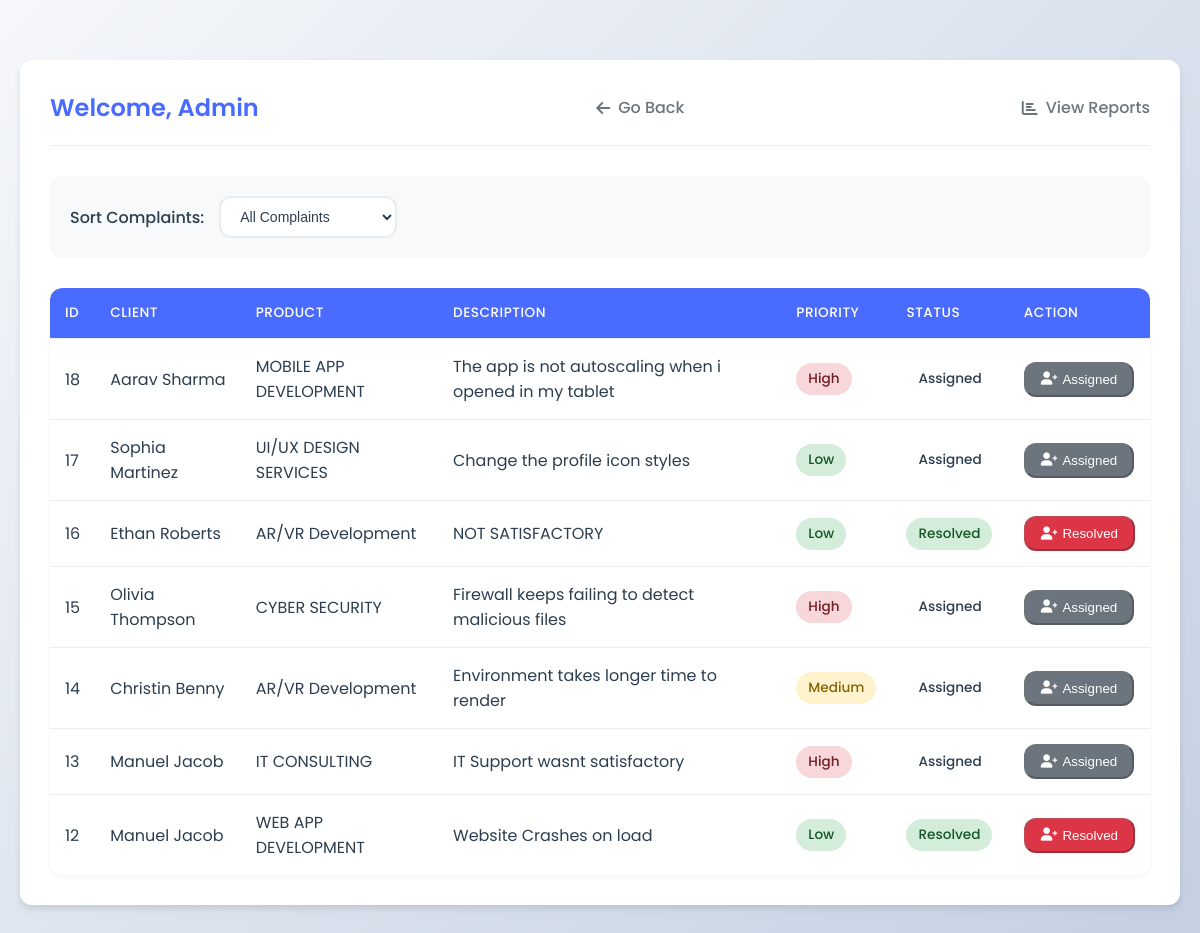
Screenshot of /admin/dashboard.php with the database file from the repository.
### tables this page shows
CREATE TABLE `complaints` (
  `complaint_id` int(11) NOT NULL,
  `client_id` int(11) DEFAULT NULL,
  `description` text DEFAULT NULL,
  `priority` enum('High','Medium','Low') DEFAULT NULL,
  `status` varchar(20) DEFAULT 'Pending',
  `created_at` datetime DEFAULT current_timestamp(),
  `product_id` int(11) DEFAULT NULL,
  `is_inactive` tinyint(1) DEFAULT 0,
  `inactive_reason` varchar(255) DEFAULT NULL,
  `inactivated_at` datetime DEFAULT NULL
);

CREATE TABLE `clients` (
  `client_id` int(11) NOT NULL,
  `name` varchar(100) DEFAULT NULL,
  `email` varchar(100) DEFAULT NULL,
  `password` varchar(255) DEFAULT NULL,
  `status` enum('active','inactive') DEFAULT 'active',
  `product_id` int(11) DEFAULT NULL
);

CREATE TABLE `products` (
  `product_id` int(11) NOT NULL,
  `name` varchar(100) NOT NULL,
  `description` text DEFAULT NULL,
  `price` decimal(10,2) DEFAULT NULL,
  `created_at` datetime DEFAULT current_timestamp(),
  `is_active` tinyint(1) DEFAULT 1
);

### admin/dashboard.php (the view, shortened to what this page needs)
<?php
require_once "../config/db.php";
$sortOption = $_GET['sort'] ?? 'all';
$sql = "SELECT c.*, cl.name AS client_name, p.name AS product_name,
               EXISTS(SELECT 1 FROM assignments WHERE complaint_id = c.complaint_id) as is_assigned
        FROM complaints c
        JOIN clients cl ON c.client_id = cl.client_id
        LEFT JOIN products p ON c.product_id = p.product_id";
switch ($sortOption) {
    default:
        $sql .= " ORDER BY c.created_at DESC";
}
$stmt = $conn->query($sql);
$complaints = $stmt->fetchAll(PDO::FETCH_ASSOC);
?>
<!DOCTYPE html>
<html lang="en">
<head>
    <link rel="stylesheet" href="https://cdnjs.cloudflare.com/ajax/libs/font-awesome/6.0.0/css/all.min.css">
</head>
<body>
<div class="container">
    <div class="header">
        <h2>Welcome, Admin</h2>
        <a href="management.php" class="back-link">
            <i class="fas fa-arrow-left"></i> Go Back
        </a>
        <a href="report.php" class="back-link">
            <i class="fas fa-chart-bar"></i> View Reports
        </a>
    </div>
    <div class="filter">
        <form method="GET" action="dashboard.php">
            <label for="sort">Sort Complaints:</label>
            <select name="sort" id="sort" onchange="this.form.submit()">
                <option value="all" <?= $sortOption == 'all' ? 'selected' : '' ?>>All Complaints</option>
            </select>
        </form>
    </div>
    <div class="table-container">
        <table>
            <thead>
                <tr>
                    <th>ID</th>
                    <th>Client</th>
                    <th>Product</th>
                    <th>Description</th>
                    <th>Priority</th>
                    <th>Status</th>
                    <th>Action</th>
                </tr>
            </thead>
            <tbody>
                <?php foreach ($complaints as $row): ?>
                <tr>
                    <td><?= htmlspecialchars($row['complaint_id']) ?></td>
                    <td><?= htmlspecialchars($row['client_name']) ?></td>
                    <td><?= htmlspecialchars($row['product_name']) ?></td>
                    <td><?= htmlspecialchars($row['description']) ?></td>
                    <td>
                        <span class="priority-badge priority-<?= strtolower($row['priority']) ?>">
                            <?= htmlspecialchars($row['priority']) ?>
                        </span>
                    </td>
                    <td>
                        <span class="status-badge status-<?= strtolower(str_replace(' ', '-', $row['status'])) ?>">
                            <?= htmlspecialchars($row['status']) ?>
                        </span>
                    </td>
                    <td>
                        <?php if ($row['status'] !== 'Resolved' && !$row['is_assigned']): ?>
                            <a href="assign.php?complaint_id=<?= $row['complaint_id'] ?>&priority=<?= $row['priority'] ?>" class="btn-assign active">
                                <i class="fas fa-user-plus"></i> Assign
                            </a>
                        <?php else: ?>
                            <button class="btn-assign <?php echo $row['status'] === 'Resolved' ? 'resolved' : 'assigned'; ?>" style="cursor: not-allowed;" disabled>
                                <i class="fas fa-user-plus"></i>
                                <?php if ($row['status'] === 'Resolved'): ?>
                                    Resolved
                                <?php else: ?>
                                    Assigned
                                <?php endif; ?>
                            </button>
                        <?php endif; ?>
                    </td>
                </tr>
                <?php endforeach; ?>
            </tbody>
        </table>
    </div>
</div>
</body>
</html>

### admin/dashboard.php (style rules this page uses)
:root { --primary-color: #4a6bff; --secondary-color: #6c757d; --success-color: #28a745; --danger-color: #dc3545; --background-color: #f8f9fa; --card-background: #ffffff; --text-color: #2c3e50; --border-radius: 12px; --box-shadow: 0 4px 6px rgba(0, 0, 0, 0.1); }
* { margin: 0; padding: 0; box-sizing: border-box; }
body { font-family: 'Poppins', sans-serif; background: linear-gradient(135deg, #f5f7fa 0%, #c3cfe2 100%); min-height: 100vh; color: var(--text-color); padding: 20px; }
.container { max-width: 1200px; margin: 40px auto; background-color: var(--card-background); padding: 30px; border-radius: var(--border-radius); box-shadow: var(--box-shadow); animation: fadeIn 0.5s ease; }
.header { display: flex; justify-content: space-between; align-items: center; margin-bottom: 30px; padding-bottom: 20px; border-bottom: 1px solid #eee; }
h2 { color: var(--primary-color); font-weight: 600; }
.back-link { display: inline-flex; align-items: center; color: var(--secondary-color); text-decoration: none; font-weight: 500; transition: all 0.3s ease; gap: 8px; }
.filter { margin-bottom: 30px; background-color: var(--background-color); padding: 20px; border-radius: var(--border-radius); }
.filter form { display: flex; align-items: center; gap: 15px; }
label { font-weight: 500; color: var(--text-color); }
select { padding: 10px 15px; border: 2px solid #e9ecef; border-radius: var(--border-radius); background-color: white; font-size: 14px; color: var(--text-color); cursor: pointer; transition: all 0.3s ease; }
.table-container { overflow-x: auto; margin-top: 20px; border-radius: var(--border-radius); box-shadow: 0 2px 4px rgba(0, 0, 0, 0.05); }
table { width: 100%; border-collapse: separate; border-spacing: 0; background-color: white; border-radius: var(--border-radius); overflow: hidden; }
th, td { padding: 15px; text-align: left; border-bottom: 1px solid #eee; }
th { background-color: var(--primary-color); color: white; font-weight: 500; text-transform: uppercase; font-size: 0.85em; letter-spacing: 0.5px; }
tr:last-child td { border-bottom: none; }
.btn-assign { display: inline-flex; align-items: center; justify-content: center; padding: 8px 15px; text-decoration: none; border-radius: var(--border-radius); font-weight: 500; transition: all 0.3s ease; gap: 5px; cursor: pointer; }
.btn-assign.resolved { background-color: var(--danger-color); color: white; }
.btn-assign.assigned { background-color: var(--secondary-color); color: white; }
.status-badge { display: inline-block; padding: 6px 12px; border-radius: 20px; font-size: 0.85em; font-weight: 500; }
.status-resolved { background-color: #d4edda; color: #155724; }
.priority-badge { display: inline-block; padding: 6px 12px; border-radius: 20px; font-size: 0.85em; font-weight: 500; }
.priority-high { background-color: #f8d7da; color: #721c24; }
.priority-medium { background-color: #fff3cd; color: #856404; }
.priority-low { background-color: #d4edda; color: #155724; }

### rows the page displays
complaints: complaint_id "18", client.name "Aarav Sharma", product.name "MOBILE APP DEVELOPMENT", description "The app is not autoscaling when i opened in my tablet", priority "High", status "Assigned"
complaints: complaint_id "17", client.name "Sophia Martinez", product.name "UI/UX DESIGN SERVICES", description "Change the profile icon styles", priority "Low", status "Assigned"
complaints: complaint_id "16", client.name "Ethan Roberts", product.name "AR/VR Development", description "NOT SATISFACTORY", priority "Low", status "Resolved"
complaints: complaint_id "15", client.name "Olivia Thompson", product.name "CYBER SECURITY", description "Firewall keeps failing to detect malicious files", priority "High", status "Assigned"
complaints: complaint_id "14", client.name "Christin Benny", product.name "AR/VR Development", description "Environment takes longer time to render", priority "Medium", status "Assigned"
complaints: complaint_id "13", client.name "Manuel Jacob", product.name "IT CONSULTING", description "IT Support wasnt satisfactory", priority "High", status "Assigned"
complaints: complaint_id "12", client.name "Manuel Jacob", product.name "WEB APP DEVELOPMENT", description "Website Crashes on load", priority "Low", status "Resolved"
